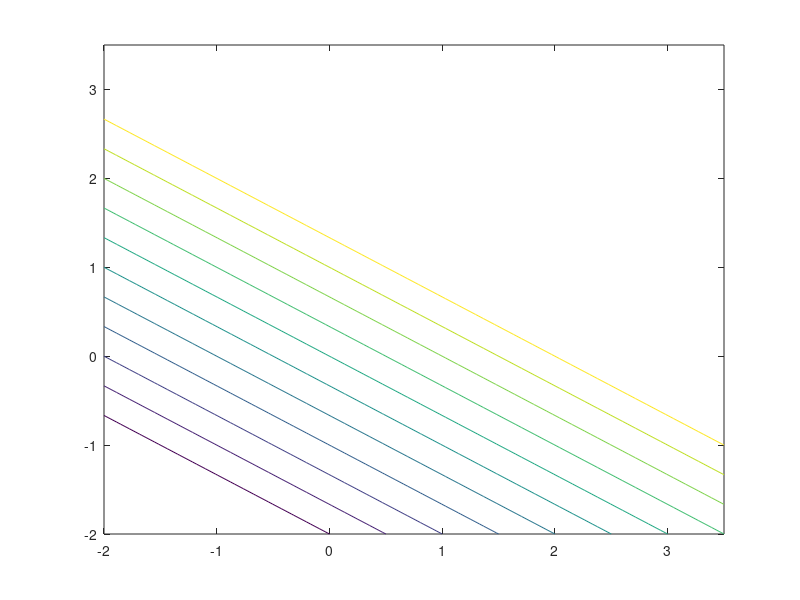

The MATLAB script that drew this image: (Note: this script raises an error after producing the figure.)
x = linspace(-2, 3.5, 50);
y = linspace(-2, 3.5, 50);
[X,Y] = meshgrid(x,y);
z = @(x,y) 2.*x+3.*y+1;
Z = z(X,Y);
[px,py] = gradient(Z);
figure
[c,h]=contour(X,Y,Z,-5:1:5);
hold on
fimplicit(@(x,y) 2.*x + 3.*y - 2, [-2 3.5 -2 3.5])
plot(1,0,'r.')
hold on
quiver(X,Y,px,py)

x = linspace(-2, 3.5, 50);
y = linspace(-2, 3.5, 50);
[X,Y] = meshgrid(x,y);
z = @(x,y) x.^2+y.^2-x.*y-5;
Z = z(X,Y);
[px,py] = gradient(Z);
figure
[c,h]=contour(X,Y,Z,-5:1:5);
hold on
fimplicit(@(x,y) 2.*x - y - 2, [-2 3.5 -2 3.5])
plot(1,0,'r.')
hold on
quiver(X,Y,px,py)

x = linspace(-2, 3.5, 50);
y = linspace(-2, 3.5, 50);
[X,Y] = meshgrid(x,y);
z = @(x,y) (x-5).*cos(y-5) - (y-5).*sin(x-5);
Z = z(X,Y);
[px,py] = gradient(Z);
figure
contour(X,Y,Z);
hold on
fimplicit(@(x,y) (x-5).*cos(y-5) - (y-5).*sin(x-5) + 4.*cos(5) + 5.*sin(4), [-2 3.5 -2 3.5])
fimplicit(@(x,y) (x-1)*(cos(5)+5*cos(4)) + y*(sin(4)-4*sin(5)), [-2 3.5 -2 3.5])
plot(1,0,'r.')
hold on
quiver(X,Y,px,py)

% hold on
% quiver(X,Y,px,py)
% hold on
% yTangentLine = 5 * (x - 1);
% plot(x, yTangentLine, 'b-');

% f1 = @(x,y) 2.*x + 3.*y + 1;
% figure;
% drawtangplane(f1)
% 
% f2 = @(x,y) x.^2 + y.^2 -x.*y - 5;
% figure;
% drawtangplane(f2)
% 
% f3 = @(x,y) (x - 5).*cos(y - 5) - (y - 5).* sin(x - 5);
% figure;
% drawtangplane(f3)
% 
% function drawtangplane(f)
%     [xx,yy] = meshgrid(-2:0.05:3.5);
%     [fx,fy] = gradient(f(xx,yy),0.05);
%     x0 = 1;
%     y0 = 0;
%     t = (xx == x0) & (yy == y0);
%     indt = find(t);
%     fx0 = fx(indt);
%     fy0 = fy(indt);
%     z = @(x,y) f(x0,y0) + fx0*(x-x0) + fy0*(y-y0);
%     surf(xx,yy,f(xx,yy),'EdgeAlpha',0.7,'FaceAlpha',0.9)
%     hold on
%     surf(xx,yy,z(xx,yy))
%     plot3(x0,y0,f(x0,y0),'r*')
% end